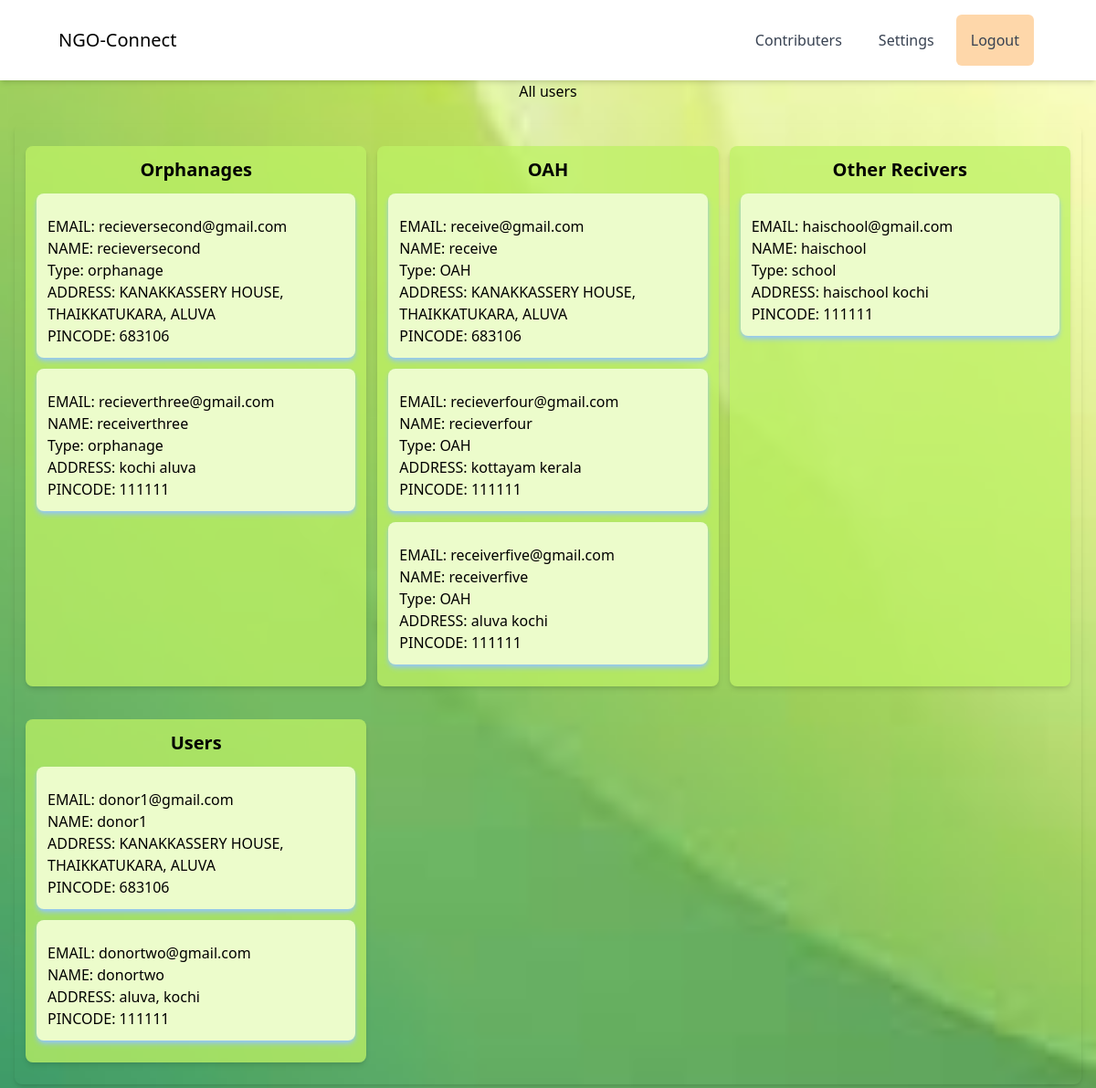
The app's page /ngo/ngo_all_users/ with its own data.
### reciever/models.py (models this page shows)
class ReceiverMoreDetails(models.Model):
    user = models.OneToOneField(User, on_delete=models.CASCADE)
    reciever_type = models.CharField(max_length=12, null=True)  # Whether receiver is OLH, Orphanage, etc.
    is_reciever_type_defined = models.BooleanField(default=False)

### base/models.py (models this page shows)
class ngousers(models.Model):
    user = models.OneToOneField(User, on_delete=models.CASCADE)
    user_type = models.CharField(max_length=10, choices=[
        ('NGO', 'NGO'),
        ('Donor', 'Donor'),
        ('Receiver','Receiver'),
    ])
    phone_number = models.CharField(max_length=13, null=True)
    address = models.CharField(max_length=100, null=True)
    pincode = models.CharField(max_length=10, null=True)
    is_balance_defined =models.BooleanField(default=False)

### ngo/views.py (the view)
# urls.py: path('ngo_all_users/', views.ngo_all_users, name="ngo_all_users"),
def ngo_all_users(request):
    user_name=request.user
    users = User.objects.all()
    user_details = ngousers.objects.all()
    reciever = ReceiverMoreDetails.objects.all()
    count = 1
    context = {
        'user' : user_name,
        'users' : users,
        'user_details' : user_details,
        'count' : count,
        'reciever' : reciever,
    }
    return render(request, 'ngo_all_users.html', context)

### ngo/templates/ngo_all_users.html (shortened to what this page needs)
<!DOCTYPE html>
<html lang="en">
<head>
    <script src="https://cdn.tailwindcss.com"></script>
</head>
<body class="font-sans" style="
            background-size: cover;
            background-position: center;" >
<header
    class="lg:px-16 px-4 bg-white flex flex-wrap items-center py-4 shadow-md"
>
    <div class="flex-1 flex justify-between items-center">
        <a href="/ngo/ngo_base" class="text-xl">NGO-Connect</a>
    </div>
    <div class="hidden lg:flex lg:items-center lg:w-auto w-full" id="menu">
        <nav>
            <ul
                class="lg:flex items-center justify-between text-base text-gray-700 pt-4 lg:pt-0"
            >
                <li><a class="lg:p-4 py-3 rounded-md px-0 mx-1 block hover:bg-blue-300" href="#">Contributers</a></li>
                <li><a class="lg:p-4 py-3 rounded-md px-0 mx-1 block hover:bg-blue-300" href="#">Settings</a></li>
                <li><a class="lg:p-4 py-3 rounded-md bg-orange-200 px-0 mx-1 block hover:bg-red-500" href="/logout">Logout</a></li>
            </ul>
        </nav>
    </div>
</header>
<h1 class="text-center">All users</h1>
<section class="text-center my-6 mx-4">
    <div class="flex flex-col lg:grid lg:grid-cols-3 gap-3 justify-around rounded-lg shadow-md p-3 my-3">
        <div class="bg-lime-300/75 rounded-lg shadow-md p-3 my-3">
            <h2 class="text-xl font-bold">Orphanages</h2>
          {% for user in users %} {% for detail in user_details %} {% if detail.user == user %}
          {% if detail.user_type == "Receiver" %}
          {% for r in reciever %}
          {% if r.user == user and r.reciever_type == 'orphanage' %}
          <div class="shadow-md shadow-blue-300 p-3 my-3 bg-lime-100 rounded-lg">
            <ul class="mt-3">
              <li class="text-left">EMAIL: {{ user.username }}</li>
              <li class="text-left">NAME: {{ user.first_name }}</li>
              <li class="text-left">Type: {{ r.reciever_type }} </li>
              <li class="text-left">ADDRESS: {{ detail.address }}</li>
              <li class="text-left">PINCODE: {{ detail.pincode }}</li>
            </ul>
          </div>
          {% endif %}
          {% endfor %}
          {% endif %}
          {% endif %} {% endfor %} {% endfor %}
        </div>
        <div class="bg-lime-300/75 rounded-lg shadow-md p-3 my-3">
          <h2 class="text-xl font-bold">OAH</h2>
          {% for user in users %} {% for detail in user_details %} {% if detail.user == user %}
          {% if detail.user_type == "Receiver" %}
          {% for r in reciever %}
          {% if r.user == user and r.reciever_type == 'OAH' %}
          <div class="shadow-md shadow-blue-300 p-3 my-3 bg-lime-100 rounded-lg">
            <ul class="mt-3">
              <li class="text-left">EMAIL: {{ user.username }}</li>
              <li class="text-left">NAME: {{ user.first_name }}</li>
              <li class="text-left">Type: {{ r.reciever_type }} </li>
              <li class="text-left">ADDRESS: {{ detail.address }}</li>
              <li class="text-left">PINCODE: {{ detail.pincode }}</li>
            </ul>
          </div>
          {% endif %}
          {% endfor %}
          {% endif %}
          {% endif %} {% endfor %} {% endfor %}
        </div>
        <div class="bg-lime-300/75 rounded-lg shadow-md p-3 my-3">
          <h2 class="text-xl font-bold">Other Recivers</h2>
        {% for user in users %} {% for detail in user_details %} {% if detail.user == user %}
        {% if detail.user_type == "Receiver" %}
        {% for r in reciever %}
        {% if r.user == user and r.reciever_type != 'OAH' and r.reciever_type != 'orphanage' %}
        <div class="shadow-md shadow-blue-300 p-3 my-3 bg-lime-100 rounded-lg">
          <ul class="mt-3">
            <li class="text-left">EMAIL: {{ user.username }}</li>
            <li class="text-left">NAME: {{ user.first_name }}</li>
            <li class="text-left">Type: {{ r.reciever_type }} </li>
            <li class="text-left">ADDRESS: {{ detail.address }}</li>
            <li class="text-left">PINCODE: {{ detail.pincode }}</li>
          </ul>
        </div>
        {% endif %}
        {% endfor %}
        {% endif %}
        {% endif %} {% endfor %} {% endfor %}
      </div>
        <div class="bg-lime-300/75 rounded-lg shadow-md p-3 my-3">
          <h2 class="text-xl font-bold">Users</h2>
          {% for user in users %} {% for detail in user_details %} {% if detail.user == user %}
          {% if detail.user_type == "Donor" %}
          <div class="shadow-md shadow-blue-300 p-3 my-3 bg-lime-100 rounded-lg">
            <ul class="mt-3">
              <li class="text-left">EMAIL: {{ user.username }}</li>
              <li class="text-left">NAME: {{ user.first_name }}</li>
              <li class="text-left">ADDRESS: {{ detail.address }}</li>
              <li class="text-left">PINCODE: {{ detail.pincode }}</li>
            </ul>
          </div>
          {% endif %}
          {% endif %} {% endfor %} {% endfor %}
        </div>
      </div>
    </section>
  </body>
</html>

### records on screen
ngousers: address "KANAKKASSERY HOUSE, THAIKKATUKARA, ALUVA", pincode "683106"
ReceiverMoreDetails: reciever_type "orphanage"
ngousers: address "kochi aluva", pincode "111111"
ReceiverMoreDetails: reciever_type "orphanage"
ngousers: address "KANAKKASSERY HOUSE, THAIKKATUKARA, ALUVA", pincode "683106"
ReceiverMoreDetails: reciever_type "OAH"
ngousers: address "kottayam kerala", pincode "111111"
ReceiverMoreDetails: reciever_type "OAH"
ngousers: address "aluva kochi", pincode "111111"
ReceiverMoreDetails: reciever_type "OAH"
ngousers: address "haischool kochi", pincode "111111"
ReceiverMoreDetails: reciever_type "school"
ngousers: address "KANAKKASSERY HOUSE, THAIKKATUKARA, ALUVA", pincode "683106"
ngousers: address "aluva, kochi", pincode "111111"

### other values on screen
{{ user.username }} "recieversecond@gmail.com"
{{ user.first_name }} "recieversecond"
{{ user.username }} "recieverthree@gmail.com"
{{ user.first_name }} "receiverthree"
{{ user.username }} "receive@gmail.com"
{{ user.first_name }} "receive"
{{ user.username }} "recieverfour@gmail.com"
{{ user.first_name }} "recieverfour"
{{ user.username }} "receiverfive@gmail.com"
{{ user.first_name }} "receiverfive"
{{ user.username }} "haischool@gmail.com"
{{ user.first_name }} "haischool"
{{ user.username }} "donor1@gmail.com"
{{ user.first_name }} "donor1"
{{ user.username }} "donortwo@gmail.com"
